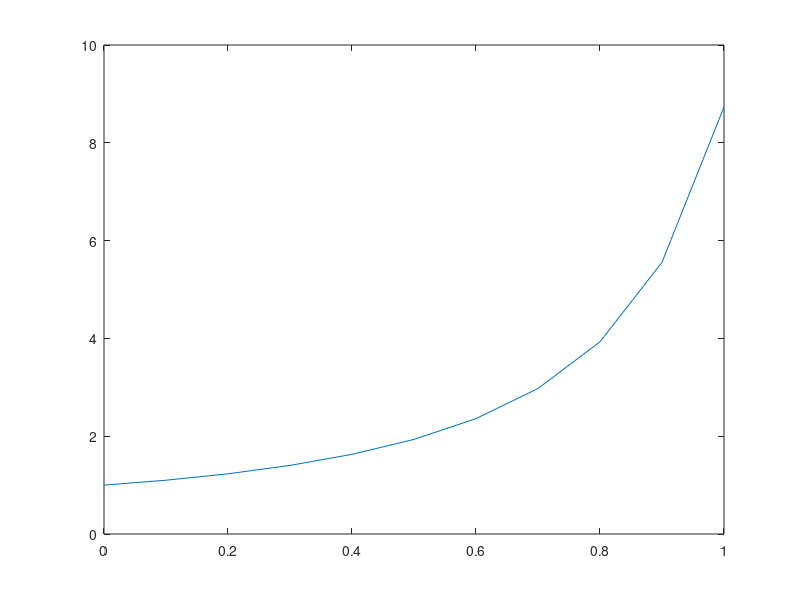

MATLAB code to generate this figure:
dydt=@(t,y)y*y+t;
y0=1;
h=0.1;
tspan=[0,1];
t_value=tspan(1):h:tspan(2);
y_value=zeros(size(t_value));
y_value(1)=y0;
for i=1:length(t_value)-1
    y_value(i+1)=y_value(i)+h*dydt(t_value(i),y_value(i));
end

figure;
plot(t_value,y_value);